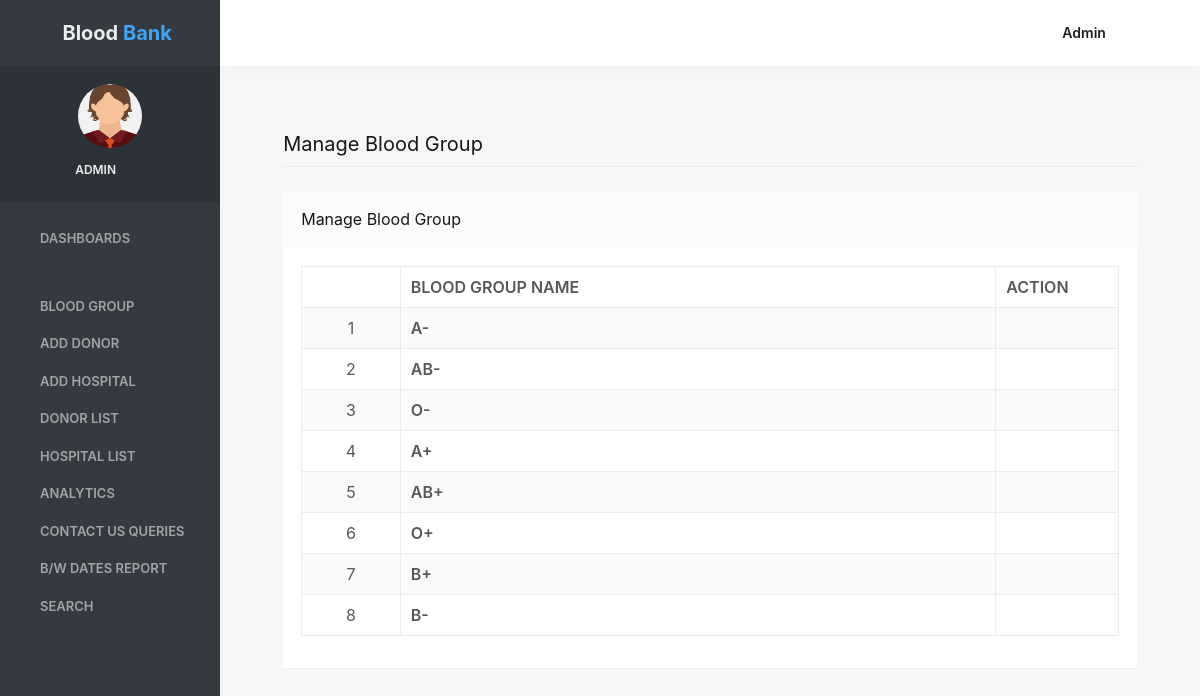
The app's page /view_bloodgroup (signed in) with its own data.
### bloodbank/models.py (models this page shows, shortened)
class Group(models.Model):
    bloodgroup = models.CharField(max_length=30)

### bloodbank/views.py (the view)
# urls.py: path('view_bloodgroup',view_bloodgroup, name='view_bloodgroup'),
def view_bloodgroup(request):
    if not request.user.is_authenticated:
        return redirect('login')
    group = Group.objects.all()
    d = {'group': group}
    return render(request, 'view_bloodgroup.html', d)

### bloodbank/templates/view_bloodgroup.html (shortened to what this page needs)
{% load static %}
{% block body %}
<html lang="en" class="no-focus">
    <head>
        <link rel="stylesheet" href="{% static 'adminassets/js/plugins/datatables/dataTables.bootstrap4.min.css' %}">
        <link rel="stylesheet" id="css-main" href="{% static 'adminassets/css/codebase.min.css' %}">
    </head>
    <body>
        <div id="page-container" class="sidebar-o sidebar-inverse side-scroll page-header-fixed main-content-narrow">
           {% include 'sidebar.html' %}
            {% include 'admin_nav.html' %}
            <main id="main-container">
                <div class="content">
                    <h2 class="content-heading">Manage Blood Group</h2>
                    <div class="block">
                        <div class="block-header block-header-default">
                            <h3 class="block-title">Manage Blood Group</h3>
                        </div>
                        <div class="block-content block-content-full">
                            <table class="table table-bordered table-striped table-vcenter js-dataTable-full-pagination">
                                <thead>
                                    <tr>
                                        <th class="text-center"></th>
                                        <th>Blood Group Name</th>
                                        <th class="d-none d-sm-table-cell" style="width: 15%;">Action</th>
                                       </tr>
                                </thead>
                                <tbody>
{% for i in group %}
                                    <tr>
                                        <td class="text-center">{{forloop.counter}}</td>
                                        <td class="font-w600">{{i.bloodgroup}}</td>
                                         <td class="d-none d-sm-table-cell"><a href="{% url 'delete_bloodgroup' i.id %}" onclick="return confirm('Do you really want to Delete ?');"><i class="fa fa-trash fa-delete" aria-hidden="true"></i></a></td>
                                    </tr>
 {% endfor %}
                                </tbody>
                            </table>
                        </div>
                    </div>
                </div>
            </main>
        </div>
    </body>
</html>
{% endblock %}

### bloodbank/templates/sidebar.html (shortened to what this page needs)
{% load static %}
   <nav id="sidebar">
                <div id="sidebar-scroll">
                    <div class="sidebar-content">
                        <div class="content-header content-header-fullrow px-15">
                            <div class="content-header-section text-center align-parent sidebar-mini-hidden">
                                <div class="content-header-item">
                                    <a class="link-effect font-w700" href="{% url 'admin_home' %}">
                                        <i class="si si-fire text-primary"></i>
                                        <span class="font-size-xl text-dual-primary-dark">Blood </span><span class="font-size-xl text-primary">Bank</span>
                                    </a>
                                </div>
                            </div>
                        </div>
                        <div class="content-side content-side-full content-side-user px-10 align-parent">
                            <div class="sidebar-mini-hidden-b text-center">
                                <a class="img-link" href="be_pages_generic_profile.html">
                                    <img class="img-avatar" src="{% static 'adminassets/img/avatars/avatarboy729.png' %}" alt="">
                                </a>
                                <ul class="list-inline mt-10">
                                    <li class="list-inline-item">
                                        <a class="link-effect text-dual-primary-dark font-size-xs font-w600 text-uppercase" href="#">{{request.user.username}}</a>
                                    </li>
                                    <li class="list-inline-item">
                                        <a class="link-effect text-dual-primary-dark" href="{% url 'logout' %}">
                                            <i class="si si-logout"></i>
                                        </a>
                                    </li>
                                </ul>
                            </div>
                        </div>
                        <div class="content-side content-side-full">
                            <ul class="nav-main">
                                <li class="open">
                                    <a href="{% url 'admin_home' %}"><i class="si si-cup"></i><span class="sidebar-mini-hide">Dashboards</span></a>
                                </li>
                                <li class="nav-main-heading"><span class="sidebar-mini-visible">UI</span></li>
                                <li>
                                    <a class="nav-submenu" data-toggle="nav-submenu"><i class="si si-puzzle"></i>Blood Group</a>
                                </li>
                               <li>
                                    <a  href="{% url 'add_donor' %}"><i class="fa fa-edit"></i><span class="sidebar-mini-hide">Add Donor</span></a>
                                </li>
                                <li>
                                    <a  href="{% url 'add_hospital' %}"><i class="fa fa-edit"></i><span class="sidebar-mini-hide">Add Hospital</span></a>
                                </li>
                                <li>
                                    <a  href="{% url 'donorlist' %}"><i class="fa fa-users"></i><span class="sidebar-mini-hide">Donor List</span></a>
                                </li>
                                <li>
                                    <a  href="{% url 'hospitallist' %}"><i class="fa fa-users"></i><span class="sidebar-mini-hide">Hospital List</span></a>
                                </li>
                                  <li>
                                    <a  href="{% url 'graphData' %}"><i class="fa fa-users"></i><span class="sidebar-mini-hide">Analytics</span></a>
                                </li>
                                <li>
                                    <a class="nav-submenu" data-toggle="nav-submenu" href="#"><i class="si si-user"></i><span class="sidebar-mini-hide">Contact Us Queries</span></a>
                                </li>
                                <li>
                                    <a  href="{% url 'betweendate_report' %}"><i class="si si-vector"></i><span class="sidebar-mini-hide">B/w Dates Report</span></a>
                                </li>
                                <li>
                                    <a class="nav-submenu" data-toggle="nav-submenu" href="#"><i class="si si-trophy"></i><span class="sidebar-mini-hide">Search</span></a>
                                </li>
                            </ul>
                        </div>
                    </div>
                </div>
            </nav>

### bloodbank/templates/admin_nav.html (shortened to what this page needs)
{% load static %}
            <header id="page-header">
                <div class="content-header">
                    <div class="content-header-section">
                        <button type="button" class="btn btn-circle btn-dual-secondary" data-toggle="layout" data-action="sidebar_toggle">
                            <i class="fa fa-navicon"></i>
                        </button>
                        <div class="btn-group" role="group">
                            <button type="button" class="btn btn-circle btn-dual-secondary" id="page-header-options-dropdown" data-toggle="dropdown" aria-haspopup="true" aria-expanded="false">
                                <i class="fa fa-wrench"></i>
                            </button>
                        </div>
                        <div class="btn-group" role="group">
                            <button type="button" class="btn btn-circle btn-dual-secondary" id="page-header-themes-dropdown" data-toggle="dropdown" aria-haspopup="true" aria-expanded="false">
                                <i class="fa fa-paint-brush"></i>
                            </button>
                        </div>
                    </div>
                    <div class="content-header-section">
                        <div class="btn-group" role="group">
                            <button type="button" class="btn btn-rounded btn-dual-secondary text-capitalize" id="page-header-user-dropdown" data-toggle="dropdown" aria-haspopup="true" aria-expanded="false">
                                {{request.user.username}}<i class="fa fa-angle-down ml-5"></i>
                            </button>
                        </div>
                    </div>
                </div>
            </header>

### records on screen
Group: bloodgroup "A-"
Group: bloodgroup "AB-"
Group: bloodgroup "O-"
Group: bloodgroup "A+"
Group: bloodgroup "AB+"
Group: bloodgroup "O+"
Group: bloodgroup "B+"
Group: bloodgroup "B-"

### other values on screen
{{ request.user.username }} "ADMIN"
{{ request.user.username }} "Admin"
